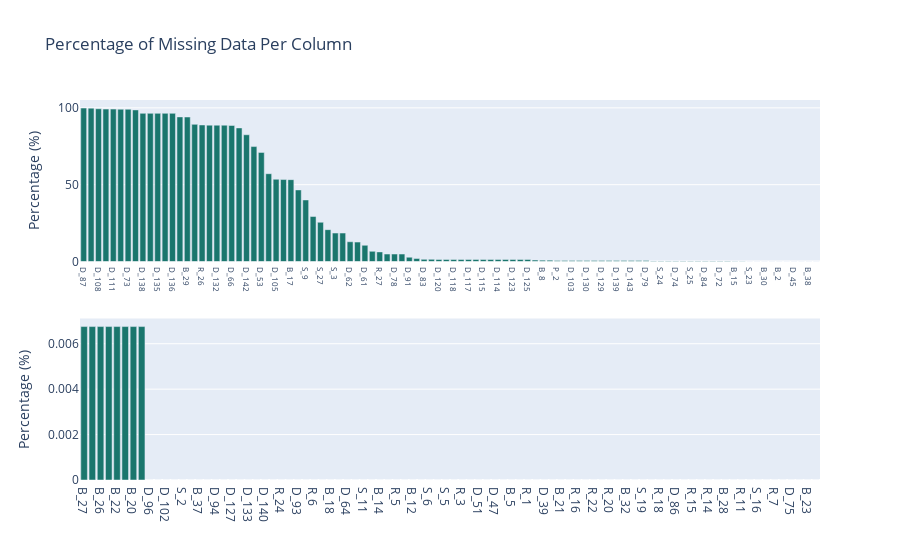

Here is the notebook cell this chart was saved with:
### Code cell
# Creating plot for null data
fig3 = make_subplots(rows=2, cols=1)
fig3.add_trace(go.Bar(
    x=nullTotal[:100].index,
    y=nullTotal[:100].values,
    marker_color='rgb(26, 118, 109)'),
    row=1, col=1
)

fig3.add_trace(go.Bar(
    x=nullTotal[100:].index,
    y=nullTotal[100:].values,
    marker_color='rgb(26, 118, 109)'),
    row=2, col=1
)

fig3.update_layout(
    title="Percentage of Missing Data Per Column",
    xaxis_tickfont_size=8,
    showlegend=False
)
fig3.update_yaxes(title_text="Percentage (%)", row=1, col=1)
fig3.update_yaxes(title_text="Percentage (%)", row=2, col=1)
fig3.show()

### Figure 1 — Plotly figure (JSON) as saved in the notebook; plotly's stock layout.template omitted (floating-point values rounded to 4 significant figures)
{"data": [{"marker": {"color": "rgb(26, 118, 109)"}, "type": "bar", "x": ["D_87", "D_88", "D_108", "D_110", "D_111", "B_39", "D_73", "B_42", "D_138", "D_137", "D_135", "D_134", "D_136", "R_9", "B_29", "D_76", "R_26", "D_106", "D_132", "D_49", "D_66", "D_42", "D_142", "D_82", "D_53", "D_50", "D_105", "D_56", "B_17", "D_77", "S_9", "D_43", "S_27", "D_46", "S_3", "S_7", "D_62", "D_48", "D_61", "D_55", "R_27", "D_44", "D_78", "P_3", "D_91", "D_68", "D_83", "D_69", "D_120", "D_119", "D_118", "D_122", "D_117", "D_116", "D_115", "D_113", "D_114", "D_121", "D_123", "D_124", "D_125", "D_70", "B_8", "D_59", "P_2", "D_104", "D_103", "D_131", "D_130", "D_141", "D_129", "D_128", "D_139", "D_107", "D_143", "D_145", "D_79", "S_22", "S_24", "D_80", "D_74", "B_13", "S_25", "D_89", "D_84", "D_52", "D_72", "D_81", "B_15", "B_25", "S_23", "B_6", "B_30", "D_41", "B_2", "B_3", "D_45", "B_19", "B_38", "D_109"], "xaxis": "x", "y": [99.86, 99.82, 99.43, 99.2, 99.2, 99.11, 99.08, 98.66, 96.43, 96.43, 96.43, 96.43, 96.43, 94.13, 94.05, 89.25, 88.86, 88.75, 88.72, 88.72, 88.54, 86.95, 82.5, 74.81, 71.02, 57.14, 53.52, 53.33, 53.27, 46.6, 40.06, 29.27, 25.53, 20.73, 18.52, 18.52, 12.85, 12.64, 10.54, 6.619, 6.262, 4.858, 4.858, 4.842, 2.791, 1.964, 1.387, 1.387, 1.311, 1.311, 1.311, 1.311, 1.311, 1.311, 1.311, 1.311, 1.311, 1.311, 1.311, 1.311, 1.311, 0.9143, 0.8915, 0.8904, 0.647, 0.6167, 0.6167, 0.6167, 0.6167, 0.6167, 0.6167, 0.6167, 0.6167, 0.6167, 0.6167, 0.6167, 0.609, 0.385, 0.3778, 0.3707, 0.3707, 0.3406, 0.3096, 0.2702, 0.2702, 0.2702, 0.265, 0.2593, 0.1334, 0.1334, 0.009588, 0.008716, 0.006755, 0.006755, 0.006755, 0.006755, 0.006755, 0.006755, 0.006755, 0.006755], "yaxis": "y"}, {"marker": {"color": "rgb(26, 118, 109)"}, "type": "bar", "x": ["B_27", "D_54", "B_26", "B_33", "B_22", "B_16", "B_20", "D_112", "D_96", "S_26", "D_102", "R_25", "S_2", "B_36", "B_37", "B_40", "D_94", "D_126", "D_127", "B_41", "D_133", "R_28", "D_140", "D_144", "R_24", "R_12", "D_93", "D_92", "R_6", "S_12", "B_18", "D_65", "D_64", "D_63", "S_11", "D_60", "B_14", "D_58", "R_5", "S_8", "B_12", "R_4", "S_6", "B_11", "S_5", "B_10", "R_3", "B_9", "D_51", "B_7", "D_47", "R_2", "B_5", "B_4", "R_1", "B_1", "D_39", "S_13", "B_21", "D_71", "R_16", "R_23", "R_22", "R_21", "R_20", "S_20", "B_32", "R_19", "S_19", "B_31", "R_18", "R_17", "D_86", "S_18", "R_15", "S_15", "R_14", "R_13", "B_28", "S_17", "R_11", "R_10", "S_16", "R_8", "R_7", "B_24", "D_75", "P_4", "B_23", "target"], "xaxis": "x2", "y": [0.006755, 0.006755, 0.006755, 0.006755, 0.006755, 0.006755, 0.006755, 0.006755, 0, 0, 0, 0, 0, 0, 0, 0, 0, 0, 0, 0, 0, 0, 0, 0, 0, 0, 0, 0, 0, 0, 0, 0, 0, 0, 0, 0, 0, 0, 0, 0, 0, 0, 0, 0, 0, 0, 0, 0, 0, 0, 0, 0, 0, 0, 0, 0, 0, 0, 0, 0, 0, 0, 0, 0, 0, 0, 0, 0, 0, 0, 0, 0, 0, 0, 0, 0, 0, 0, 0, 0, 0, 0, 0, 0, 0, 0, 0, 0, 0, 0], "yaxis": "y2"}], "layout": {"showlegend": false, "title": {"text": "Percentage of Missing Data Per Column"}, "xaxis": {"anchor": "y", "domain": [0, 1], "tickfont": {"size": 8}}, "xaxis2": {"anchor": "y2", "domain": [0, 1]}, "yaxis": {"anchor": "x", "domain": [0.575, 1], "title": {"text": "Percentage (%)"}}, "yaxis2": {"anchor": "x2", "domain": [0, 0.425], "title": {"text": "Percentage (%)"}}}}
